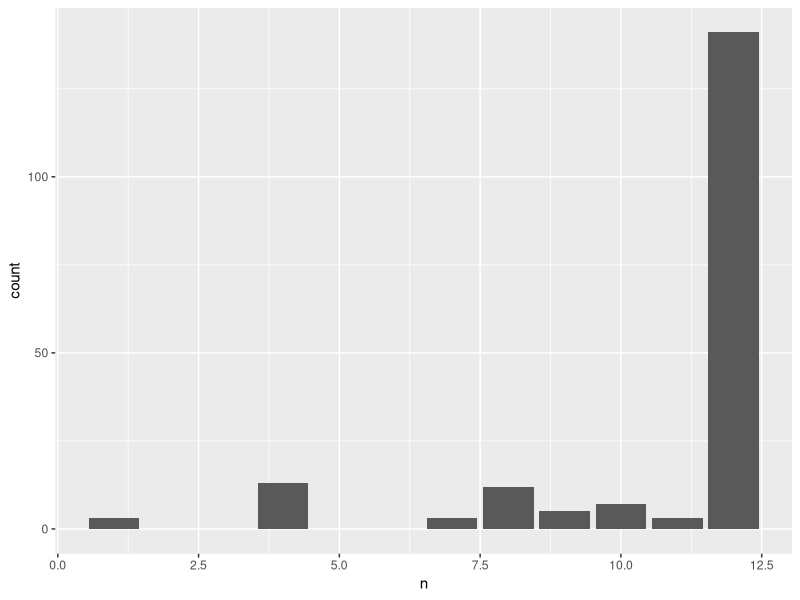
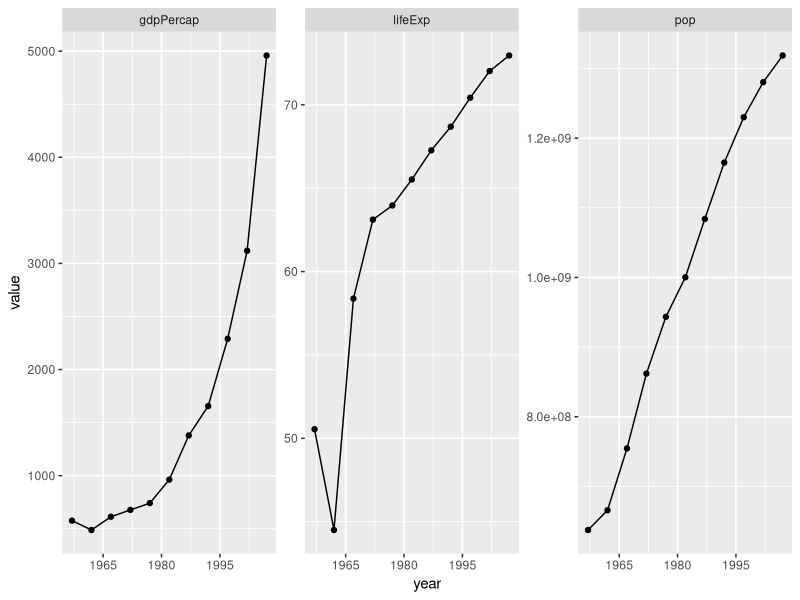
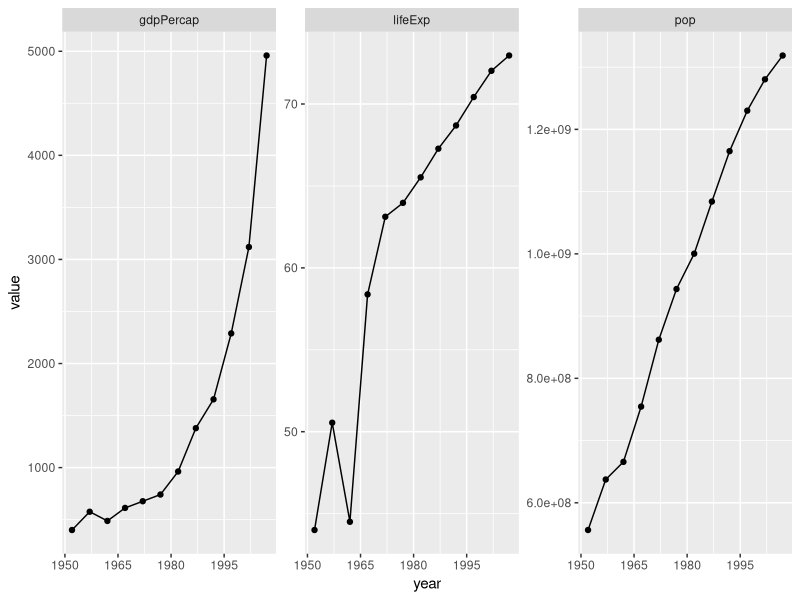

The R source for these figures, in order: (Note: this script raises an error after producing the figures.)
library(dplyr)
library(tidyr)
library(ggplot2)

gap_dat <- read.delim("06_gap-merged-with-continent.tsv")
gap_dat %>% str
# 'data.frame':  3312 obs. of  6 variables:
# $ country  : Factor w/ 187 levels "Afghanistan",..: 1 1 1 1 1 1 1 1 1 1 ...
# $ year     : int  1952 1957 1962 1967 1972 1977 1982 1987 1992 1997 ...
# $ pop      : num  8425333 9240934 10267083 11537966 13079460 ...
# $ gdpPercap: num  779 821 853 836 740 ...
# $ lifeExp  : num  28.8 30.3 32 34 36.1 ...
# $ continent: Factor w/ 6 levels "Africa","Americas",..: 3 3 3 3 3 3 3 3 3 3 ...

## During data exploration, I learned that most countries have data every five
## years, e.g. 1952, 1957, 1962, and so on. Let's just make that official.
gap_dat <- gap_dat %>%
  filter(year %% 5 == 2)
gap_dat %>% str # 'data.frame':	2012 obs. of  6 variables:

## number of distinct values for year
(n_years <- n_distinct(gap_dat$year)) # 12

## Does every country contribute data for all years?
country_freq <- gap_dat %>%
  group_by(country) %>%
  tally

ggplot(country_freq, aes(x = n)) + geom_bar(binwidth = 1)
country_freq$n %>% table

## Most countries do contribute data for 12 years
## Who contributes less?
country_freq %>%
  filter(n < 12) %>%
  arrange(n)

## The only thing I see here that I want to fix is to rescue China, which has
## data for 11 of 12 years. Otherwise, I will let these countries go.
keepers <- c(with(country_freq, as.character(country[n == 12])),
             "China") %>% sort
keepers %>% length # 142 countries

## filter gap_dat
gap_dat <- gap_dat %>%
  filter(country %in% keepers) %>%
  droplevels %>%
  arrange(country, year)
gap_dat %>% str
# 'data.frame':  1703 obs. of  6 variables:
# $ country  : Factor w/ 142 levels "Afghanistan",..: 1 1 1 1 1 1 1 1 1 1 ...
# $ year     : int  1952 1957 1962 1967 1972 1977 1982 1987 1992 1997 ...
# $ pop      : num  8425333 9240934 10267083 11537966 13079460 ...
# $ gdpPercap: num  779 821 853 836 740 ...
# $ lifeExp  : num  28.8 30.3 32 34 36.1 ...
# $ continent: Factor w/ 5 levels "Africa","Americas",..: 3 3 3 3 3 3 3 3 3 3 ...

## BEGIN: Fill in missing data for China

## which year is the problem?
(china <- gap_dat %>%
   filter(country == "China"))      # 1952 is missing

## what does the data look like?
china_tidy <- china %>%
  gather(key = "variable", value = "value",
         pop, lifeExp, gdpPercap)
ggplot(china_tidy, aes(x = year, y = value)) +
  facet_wrap(~ variable, scales="free_y") +
  geom_point() + geom_line() +
  scale_x_continuous(breaks = seq(1950, 2011, 15))

## extremely low, low tech imputation for 1952
china_gdp_fit <- lm(gdpPercap ~ year, gap_dat,
                    subset = country == 'China' & year <= 1982)
summary(china_gdp_fit)
(china_gdp_1952 <- china_gdp_fit %>%
   predict(data.frame(year = 1952)) %>% 
   round(6))
## 400.4486 

china_pop_fit <- lm(pop ~ year, gap_dat, subset = country == 'China')
summary(china_pop_fit)
(china_pop_1952 <- china_pop_fit %>%
   predict(data.frame(year = 1952)) %>% 
   floor)
## 556263527

china_lifeExp_1952 <- 44 # fiction, but no simple linear fit seems appropriate

gap_dat <- rbind(gap_dat,
                 data.frame(country = 'China', year = 1952,
                            pop = china_pop_1952, continent = 'Asia',
                            lifeExp = china_lifeExp_1952,
                            gdpPercap = china_gdp_1952))
gap_dat <- gap_dat %>%
  arrange(country, year)
gap_dat %>%
  filter(country == "China")
str(gap_dat)  
# 'data.frame':  1704 obs. of  6 variables:
# $ country  : Factor w/ 142 levels "Afghanistan",..: 1 1 1 1 1 1 1 1 1 1 ...
# $ year     : num  1952 1957 1962 1967 1972 ...
# $ pop      : num  8425333 9240934 10267083 11537966 13079460 ...
# $ gdpPercap: num  779 821 853 836 740 ...
# $ lifeExp  : num  28.8 30.3 32 34 36.1 ...
# $ continent: Factor w/ 5 levels "Africa","Americas",..: 3 3 3 3 3 3 3 3 3 3 ...

## revisit the data
china_tidy <- gap_dat %>%
  filter(country == "China") %>%
  gather(key = "variable", value = "value",
         pop, lifeExp, gdpPercap)
ggplot(china_tidy, aes(x = year, y = value)) +
  facet_wrap(~ variable, scales="free_y") +
  geom_point() + geom_line() +
  scale_x_continuous(breaks = seq(1950, 2011, 15))

## END: Fill in missing data for China

write.table(gap_dat,
            "07_gap-every-five-years.tsv",
            quote = FALSE, sep = "\t", row.names = FALSE)

gapminder <- gap_dat

## finally ready to save data for the package
save(gapminder, file = "../data/gapminder.rdata")
